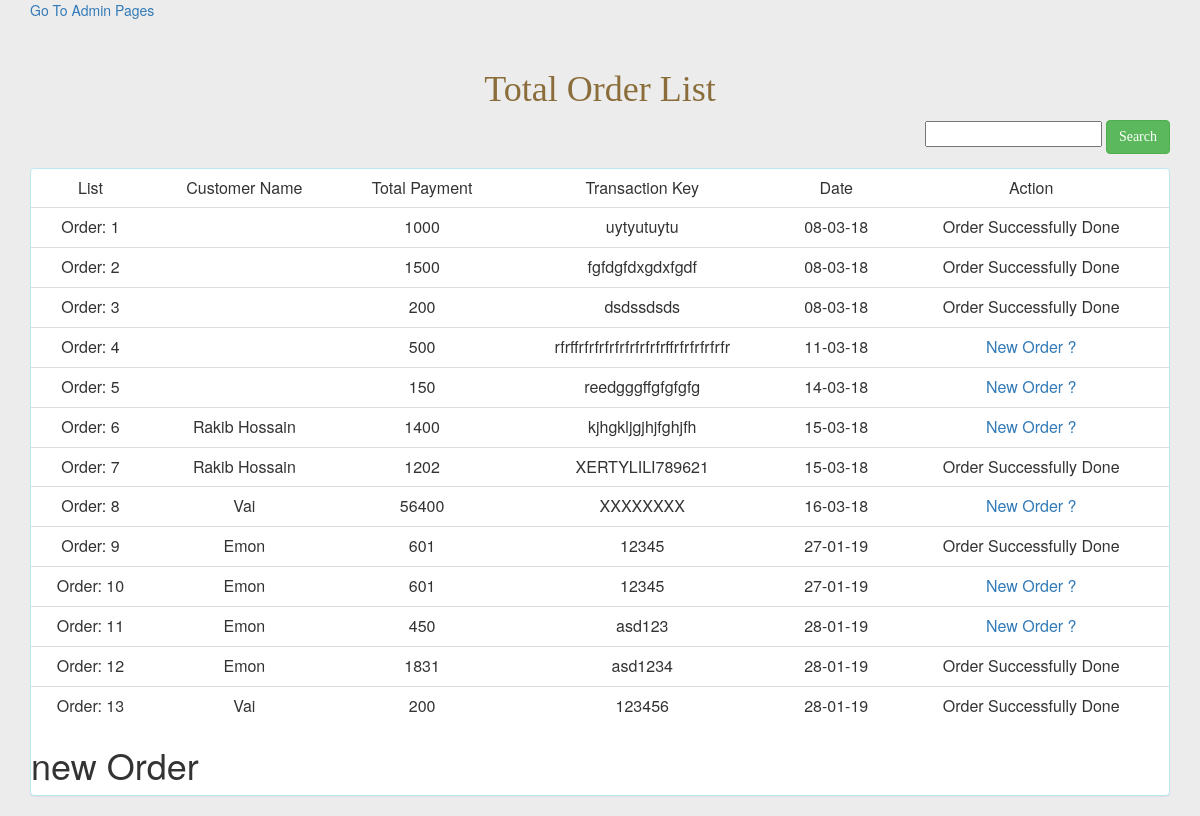
The page /Food_Ordering_System/order_submit.php on the database as committed earlier.
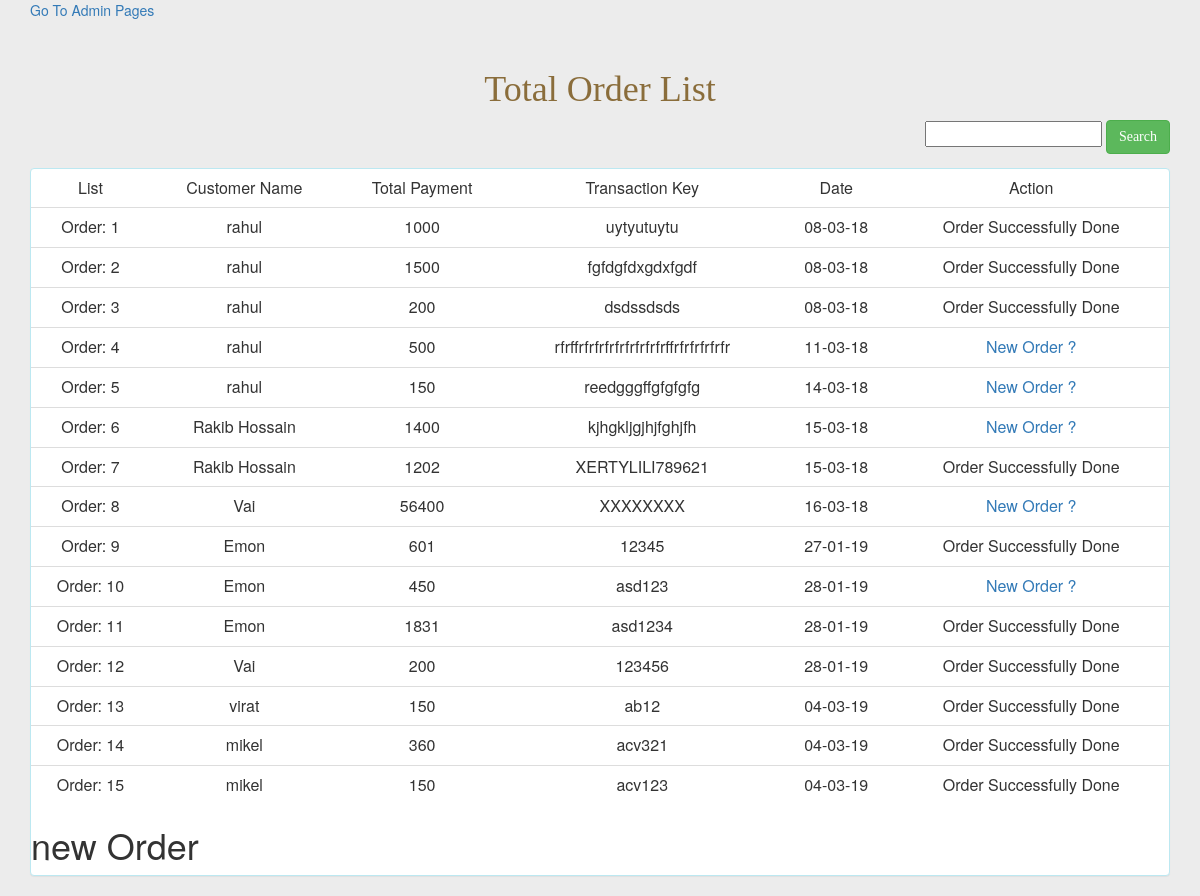
The same page on the database as committed later.
### tables this page shows
CREATE TABLE `review` (
  `id` int(11) NOT NULL,
  `customer_name` int(11) NOT NULL,
  `total_payment` int(11) NOT NULL,
  `tran_key` int(11) NOT NULL,
  `date` varchar(500) NOT NULL,
  `order_action` varchar(500) NOT NULL DEFAULT '0'
);

CREATE TABLE `payments` (
  `id` int(11) NOT NULL,
  `c_id` int(11) NOT NULL,
  `m_m_no` varchar(50) NOT NULL,
  `ref` varchar(50) NOT NULL,
  `mobile_pin` int(11) NOT NULL,
  `customer_m_no` int(11) NOT NULL,
  `counter_no` int(11) NOT NULL,
  `trun_id` varchar(50) NOT NULL,
  `amount` int(50) NOT NULL,
  `address` varchar(500) NOT NULL
);

CREATE TABLE `customer` (
  `id` int(20) NOT NULL,
  `name` varchar(30) NOT NULL,
  `email` varchar(100) NOT NULL,
  `password` varchar(150) NOT NULL,
  `created` varchar(500) NOT NULL,
  `confirm_code` varchar(520) NOT NULL,
  `action` varchar(11) NOT NULL
);

### Food_Ordering_System/function.php (called while the page is built, shortened)
<?php
require_once ('config.php');
function get_payment_info_by_id($pay_id)
{
      global $connecton;
    $dept = array();
    $qu = mysqli_query($connecton, "SELECT * FROM  payments WHERE id = '".$pay_id." '   ");
    if($qu){
        $dept = mysqli_fetch_array($qu);
    }
    return $dept;
}
function get_all_orders()
{
      global $connecton;
    $city = array();
    $qu = mysqli_query($connecton, "SELECT * FROM  `review`");
    if($qu){
        while($row = mysqli_fetch_array($qu)){
            $city[] = $row;
        }
    }
    return $city;
}
function get_customer_by_id($pay_id)
{
      global $connecton;
    $dept = array();
    $qu = mysqli_query($connecton, "SELECT * FROM  customer WHERE id = '".$pay_id." '   ");
    if($qu){
        $dept = mysqli_fetch_array($qu);
    }
    return $dept;
}

### Food_Ordering_System/order_submit.php (the view, shortened to what this page needs)
<?php
include './function.php';
        ?>
<html>
    <head>
        <link rel="stylesheet" href="https://maxcdn.bootstrapcdn.com/bootstrap/3.3.7/css/bootstrap.min.css">
        <link rel="stylesheet" href="css/bootstrap.css" />
    </head>
    <body style="background-color: #ececec">
        <div class="container">
         <a href="Admin_here.php">Go To Admin Pages</a>
            <div class="row" style="margin-top: 30px">
                <div class="col-md-12 text-center">
                    <h1 class="text-warning" style="font-family: initial">Total Order List</h1>
                </div>
                <div class="col-md-12 text-right">
                    <form action="" method="post">
                        <input type="text" name="search" class="">
                    <input type="submit" name="submit" value="Search" class="btn btn-md btn-success" style="font-family: cursive">
                    </form>
                </div>
                <div class="col-lg-12">
                    <div class="panel panel-info">
                        <table class="table" style="text-align: center">
                            <tr>
                                 <td>List</td>
                                <td>Customer Name</td>
                                <td>Total Payment</td>
                                <td>Transaction Key</td>
                                <td>Date</td>
                                <td>Action</td>
                            </tr>
                            <?php
                            $i=1;
                       $all_user_exam= get_all_orders();
                            foreach ($all_user_exam as $user_exam){
                                 $cus_info= get_customer_by_id($user_exam['customer_name']) ;
                                 $pay_info= get_payment_info_by_id($user_exam['total_payment']) ;
                                  $t_info= get_payment_info_by_id($user_exam['tran_key']) ;
                            ?>
                            <tr>
                                <td>Order: <?php echo $i; ?></td>
                                <td><?php echo  $cus_info['name'] ?></td>
                                <td><?php echo $pay_info['amount']; ?></td>
                                <td><?php echo $t_info['trun_id']; ?></td>
                                <td><?php echo $user_exam['date']; ?></td>
                                <?php if($user_exam['order_action']==0){ ?>
                                <td><a href="order_submit.php?order_id=<?php echo $user_exam['id'] ; ?>">New Order ?</a></td>
                             <?php }else{ ?>
                                <td>Order Successfully Done</td>
                            <?php } ?>
                            </tr>
                            <?php   $i++;} ?>
                        </table>
                        <h1>new Order </h1>
                    </div>
                </div>
            </div>
        </div>
    </body>
</html>

Rows that differ between the two databases and show on the page:
removed review: customer.name "Emon", payments.amount "601", payments.trun_id "12345", date "27-01-19"
shown differently, row unchanged: review "uytyutuytu": customer.name (not shown) → "rahul"
shown differently, row unchanged: review "fgfdgfdxgdxfgdf": customer.name (not shown) → "rahul"
shown differently, row unchanged: review "dsdssdsds": customer.name (not shown) → "rahul"
shown differently, row unchanged: review "rfrffrfrfrfrfrfrfrfrfrffrfrfrfrfrfr": customer.name (not shown) → "rahul"
shown differently, row unchanged: review "reedgggffgfgfgfg": customer.name (not shown) → "rahul"
added review: customer.name "virat", payments.amount "150", payments.trun_id "ab12", date "04-03-19", order_action "Order Successfully Done"
added review: customer.name "mikel", payments.amount "360", payments.trun_id "acv321", date "04-03-19", order_action "Order Successfully Done"
added review: customer.name "mikel", payments.amount "150", payments.trun_id "acv123", date "04-03-19", order_action "Order Successfully Done"
